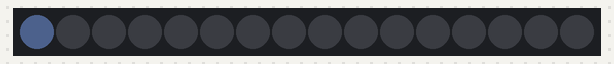
Recording of a sketch running on a simulated ESP8266 (NodeMCU). Parts: 16 RGB LEDs in strip order, left to right. Dim RGB values are drawn brighter than linear; random numbers use the default seed unless the sketch sets one.

Above: at 0.6 s.
At 7.6 s:
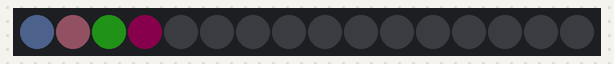
At 31.7 s:
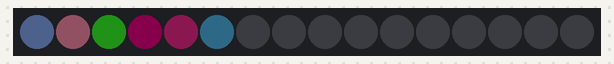

The sketch:

ESP8266_Interrupt_Example_02_NEOPixel.ino
```cpp
/*
Example Timer1 Interrupt
Change NeoPixels under interrupt control
*/

#define timer0_preload 40161290 // Note this is an artibrary value, in most applications use 80000000 for 80MHz or 16000000 at 160MHz
                                // to achieve a 1-sec delay/timer time-out event.
#include <Adafruit_NeoPixel.h>

#define my_delay   1 // Set interrupt time in secs. Value = 2 x Number of Seconds, so 10-Secs = 10 x 2 = 20

// Which pin on the ESP8266 is connected to the NeoPixels?
#define PIN        D4

// How many NeoPixels are attached to the ESP8266?
#define NUMPIXELS  16

Adafruit_NeoPixel pixels = Adafruit_NeoPixel(NUMPIXELS, PIN, NEO_GRB + NEO_KHZ800);
byte R,G,B;
volatile int toggle;

int i = 0;

void inline interrupt_handler (void){
  R = random(0,20);
  G = random(0,20);
  B = random(0,20);
  pixels.setPixelColor(i, pixels.Color(R,G,B)); // Moderately bright LED's
  pixels.show(); // This sends the updated pixel color to the hardware.
  i = i + 1;
  if (i > NUMPIXELS) i = 0;
  timer0_write(ESP.getCycleCount() + timer0_preload * my_delay); //
}

void setup() {
  pixels.begin(); // This initializes the NeoPixel library.
  noInterrupts();
  timer0_isr_init();
  timer0_attachInterrupt(interrupt_handler);
  timer0_write(ESP.getCycleCount() + timer0_preload * my_delay);
  interrupts();
}

void loop() {
  // Do some work here if you want!
}
```
